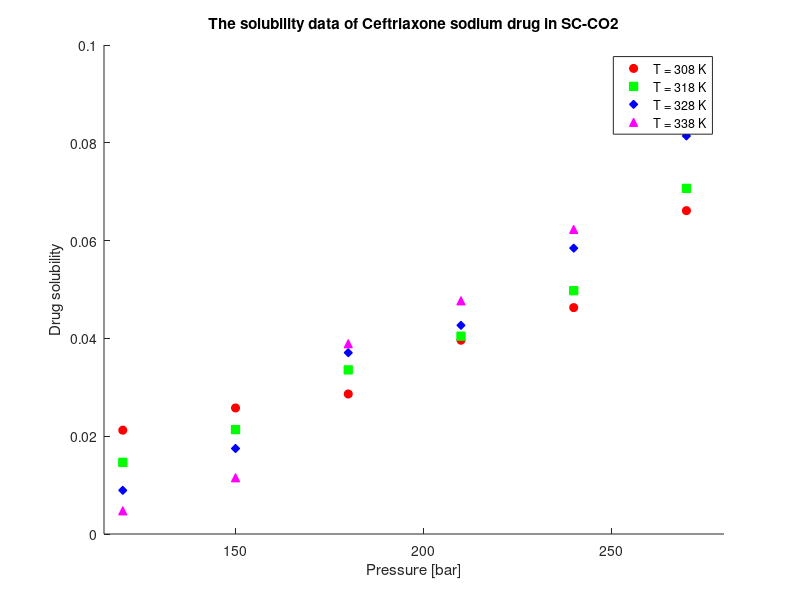

Reproduce this figure in MATLAB.
T_c = 253;
Mw_drug = 598.5;
Mw_CO2 = 44.01;

P = [120 150 180 210 240 270];                      % Pressure [bar]

rho_CO2 =   [769 817 849 875 896 914;
            661 744 791 824 851 872;
            509 656 725 769 802 829;
            388 557 652 710 751 783];               % Density [kg/m3]

y_1 =   [2.03 2.32 2.48 3.33 3.80 5.32;
        1.63 2.11 3.12 3.61 4.30 5.96;
        1.29 1.96 3.76 4.08 5.36 7.22;
        0.90 1.52 4.39 4.94 6.10 8.01]/10^6;       % mole fraction

S = zeros(4,6);
for j=1:4
    for i=1:6
        S(j,i) = (rho_CO2(j,i) * y_1(j,i) * Mw_drug)/(Mw_CO2 * (1 - y_1(j,i)));
    end
end

% C_drug = [0.021 0.026 0.029 0.039 0.046 0.066];     % solubility or concentration [g/L]

figure;
hold on;

scatter(P, S(1,:), 'r', 'o', 'MarkerFaceColor', 'r');  
scatter(P, S(2,:), 'g', 's', 'MarkerFaceColor', 'g');  
scatter(P, S(3,:), 'b', 'd', 'MarkerFaceColor', 'b');  
scatter(P, S(4,:), 'm', '^', 'MarkerFaceColor', 'm');  

xlabel('Pressure [bar]');
ylabel('Drug solubility');
title('The solubility data of Ceftriaxone sodium drug in SC-CO2');

legend('T = 308 K', 'T = 318 K', 'T = 328 K', 'T = 338 K');
xlim([115 280]);